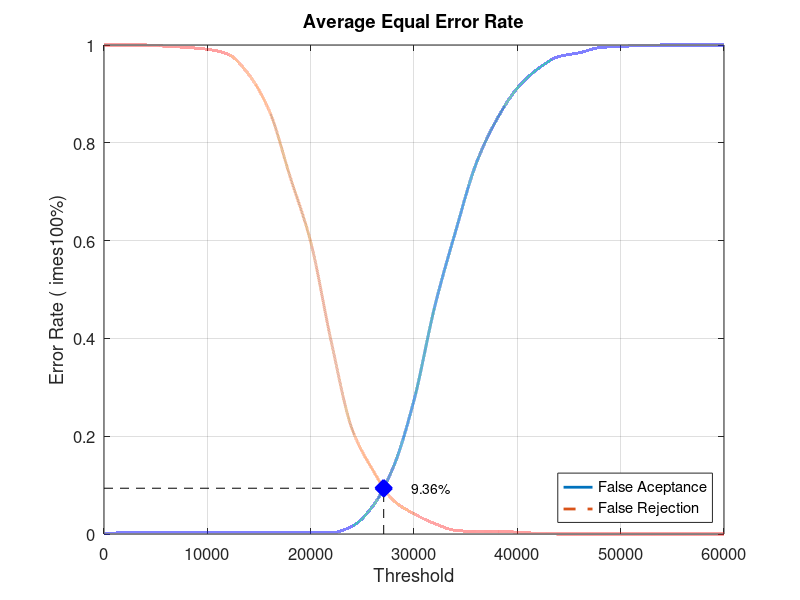
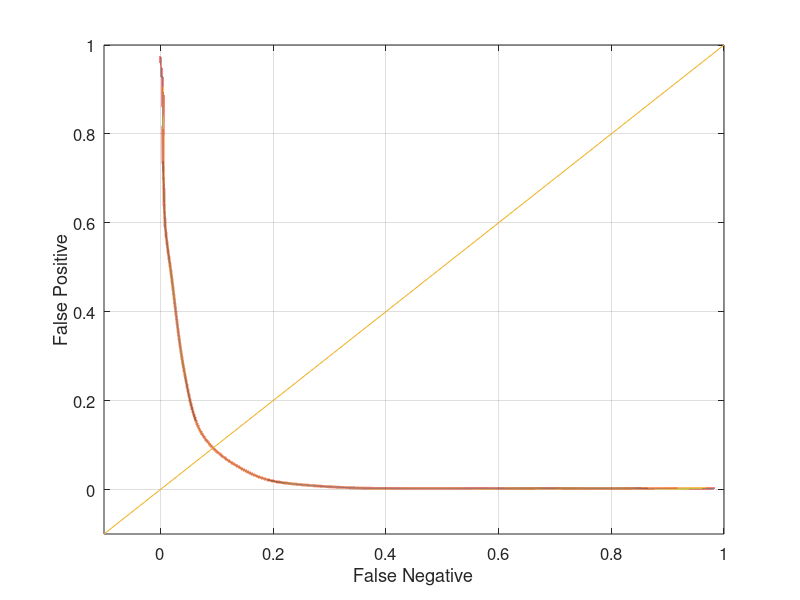

The MATLAB source for these figures, in order:
close all;
clear;
clc;
x = 0:2000:60000;
xq = 0:0.5:60000;

y0 = [0 0.00263158 0.00263158 0.00263158 0.00263158 0.00263158 0.00263158 0.00263158 0.00263158 0.00263158 0.00263158 0.00263158 0.0157895 0.0565789 0.136842 0.273684 0.464474 0.617105 0.756579 0.847368 0.911842 0.951316 0.976316 0.984211 0.994737 0.997368 0.998684 1 1 1 1]
yy0 = interp1(x, y0, xq, 'pchip');
y1 = [1 1 1 0.9975 0.995 0.99125 0.98125 0.94 0.865 0.73125 0.5975 0.3925 0.215 0.13125 0.06875 0.04125 0.02125 0.0075 0.005 0.005 0.00375 0.00125 0 0 0 0 0 0 0 0 0]
yy1 = interp1(x, y1, xq, 'pchip');

% Calculating EER: 
y2 = abs(y0 - y1);
find(y2 == min(y2))
yy2 = abs(yy0 - yy1);
xEER = find(yy2 == min(yy2));
xEERIndex = xq(xEER) % X-axis EER
yEER = yy0(xEER) % Y-axis EER

main = figure
plot(xq, yy0,'-','LineWidth', 2);	hold on
plot(xq, yy1,'--','LineWidth', 2);	hold on
plot([xEERIndex xEERIndex], [0 yEER], 'k--');	hold on
plot([0 xEERIndex], [yEER yEER], 'k--');	hold on
plot(xEERIndex, yEER, 'bx', 'LineWidth', 10);	hold on
text(xEERIndex + 10 * xEERIndex / 100, yEER, [num2str(round((10000 * yEER)) / 100) '%'])
legend('False Aceptance', 'False Rejection', 'Location', 'SouthEast')
xlabel('Threshold')
ylabel('Error Rate (	imes100%)')
title('Average Equal Error Rate')
set(gca, 'FontSize', 12)
axis([0 60000 0 1])
grid on

print(main, 'Experiment5AverageMain', '-dpng');
FNRxFPR = figure('Color', [1 1 1]);
plot(yy1, yy0, '-', yy1, yy0, 'LineWidth', 2);
hold on
y = -0.1:0.1:1
plot(y, y); 
set(gca, 'FontSize', 12)
xlabel('False Negative')
ylabel('False Positive')
axis([-0.1 1 -0.1 1])
set(gca, 'FontSize', 12)
grid on

print(FNRxFPR, 'Experiment5AverageFNRxFPR','-dpng');
